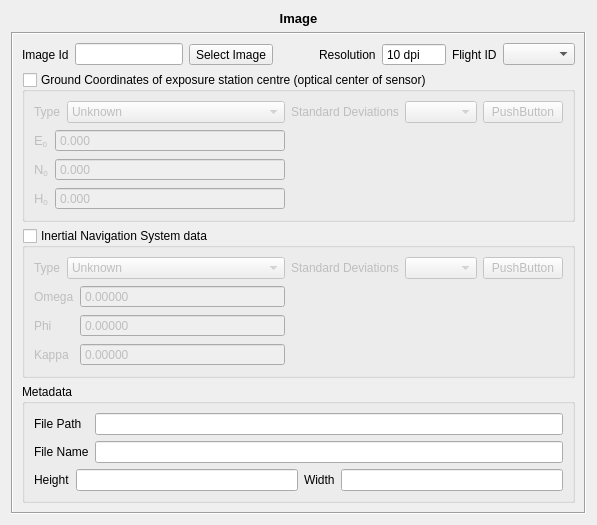
<?xml version="1.0" encoding="UTF-8"?>
<ui version="4.0">
 <class>ImageView</class>
 <widget class="QWidget" name="ImageView">
  <property name="geometry">
   <rect>
    <x>0</x>
    <y>0</y>
    <width>712</width>
    <height>585</height>
   </rect>
  </property>
  <property name="windowTitle">
   <string>Form</string>
  </property>
  <layout class="QVBoxLayout" name="verticalLayout_13">
   <property name="sizeConstraint">
    <enum>QLayout::SetFixedSize</enum>
   </property>
   <item>
    <widget class="QLabel" name="label_8">
     <property name="text">
      <string>&lt;!DOCTYPE HTML PUBLIC &quot;-//W3C//DTD HTML 4.0//EN&quot; &quot;http://www.w3.org/TR/REC-html40/strict.dtd&quot;&gt;
&lt;html&gt;&lt;head&gt;&lt;meta name=&quot;qrichtext&quot; content=&quot;1&quot; /&gt;&lt;style type=&quot;text/css&quot;&gt;
p, li { white-space: pre-wrap; }
&lt;/style&gt;&lt;/head&gt;&lt;body style=&quot; font-family:'Sans'; font-size:10pt; font-weight:400; font-style:normal;&quot;&gt;
&lt;p style=&quot; margin-top:0px; margin-bottom:0px; margin-left:0px; margin-right:0px; -qt-block-indent:0; text-indent:0px;&quot;&gt;&lt;span style=&quot; font-weight:600;&quot;&gt;Image&lt;/span&gt;&lt;/p&gt;&lt;/body&gt;&lt;/html&gt;</string>
     </property>
     <property name="alignment">
      <set>Qt::AlignCenter</set>
     </property>
    </widget>
   </item>
   <item>
    <widget class="QFrame" name="frame">
     <property name="frameShape">
      <enum>QFrame::Box</enum>
     </property>
     <property name="frameShadow">
      <enum>QFrame::Sunken</enum>
     </property>
     <layout class="QVBoxLayout" name="verticalLayout_12">
      <item>
       <layout class="QHBoxLayout" name="horizontalLayout_10">
        <item>
         <widget class="QLabel" name="label">
          <property name="text">
           <string>Image Id</string>
          </property>
         </widget>
        </item>
        <item>
         <widget class="QLineEdit" name="imageIDLine"/>
        </item>
        <item>
         <widget class="QToolButton" name="fileImageButton">
          <property name="text">
           <string>Select Image</string>
          </property>
         </widget>
        </item>
        <item>
         <spacer name="horizontalSpacer">
          <property name="orientation">
           <enum>Qt::Horizontal</enum>
          </property>
          <property name="sizeHint" stdset="0">
           <size>
            <width>40</width>
            <height>20</height>
           </size>
          </property>
         </spacer>
        </item>
        <item>
         <widget class="QLabel" name="label_7">
          <property name="text">
           <string>Resolution</string>
          </property>
         </widget>
        </item>
        <item>
         <widget class="QSpinBox" name="resolutionSpin">
          <property name="autoFillBackground">
           <bool>false</bool>
          </property>
          <property name="buttonSymbols">
           <enum>QAbstractSpinBox::NoButtons</enum>
          </property>
          <property name="specialValueText">
           <string/>
          </property>
          <property name="accelerated">
           <bool>true</bool>
          </property>
          <property name="suffix">
           <string> dpi</string>
          </property>
          <property name="minimum">
           <number>10</number>
          </property>
          <property name="maximum">
           <number>10000</number>
          </property>
          <property name="value">
           <number>10</number>
          </property>
         </widget>
        </item>
        <item>
         <widget class="QLabel" name="label_6">
          <property name="text">
           <string>Flight ID</string>
          </property>
         </widget>
        </item>
        <item>
         <widget class="QComboBox" name="flightIdComboBox"/>
        </item>
       </layout>
      </item>
      <item>
       <widget class="QGroupBox" name="gnssGroup">
        <property name="minimumSize">
         <size>
          <width>0</width>
          <height>100</height>
         </size>
        </property>
        <property name="title">
         <string>Ground Coordinates of exposure station centre (optical center of sensor)</string>
        </property>
        <property name="checkable">
         <bool>true</bool>
        </property>
        <property name="checked">
         <bool>false</bool>
        </property>
        <layout class="QHBoxLayout" name="horizontalLayout_6" stretch="1,1">
         <item>
          <layout class="QVBoxLayout" name="verticalLayout_8">
           <item>
            <layout class="QHBoxLayout" name="horizontalLayout_11" stretch="0,1">
             <item>
              <widget class="QLabel" name="label_11">
               <property name="text">
                <string>Type</string>
               </property>
              </widget>
             </item>
             <item>
              <widget class="QComboBox" name="gnssTypeComboBox">
               <item>
                <property name="text">
                 <string>Unknown</string>
                </property>
               </item>
               <item>
                <property name="text">
                 <string>Initial</string>
                </property>
               </item>
               <item>
                <property name="text">
                 <string>Fixed</string>
                </property>
               </item>
              </widget>
             </item>
            </layout>
           </item>
           <item>
            <layout class="QHBoxLayout" name="horizontalLayout_5" stretch="0,1">
             <item>
              <layout class="QVBoxLayout" name="verticalLayout_6">
               <item>
                <widget class="QLabel" name="label_17">
                 <property name="text">
                  <string>&lt;!DOCTYPE HTML PUBLIC &quot;-//W3C//DTD HTML 4.0//EN&quot; &quot;http://www.w3.org/TR/REC-html40/strict.dtd&quot;&gt;
&lt;html&gt;&lt;head&gt;&lt;meta name=&quot;qrichtext&quot; content=&quot;1&quot; /&gt;&lt;style type=&quot;text/css&quot;&gt;
p, li { white-space: pre-wrap; }
&lt;/style&gt;&lt;/head&gt;&lt;body style=&quot; font-family:'Sans'; font-size:10pt; font-weight:400; font-style:normal;&quot;&gt;
&lt;table style=&quot;-qt-table-type: root; margin-top:4px; margin-bottom:4px; margin-left:4px; margin-right:4px;&quot;&gt;
&lt;tr&gt;
&lt;td style=&quot;border: none;&quot;&gt;
&lt;p style=&quot; margin-top:0px; margin-bottom:0px; margin-left:0px; margin-right:0px; -qt-block-indent:0; text-indent:0px;&quot;&gt;E&lt;span style=&quot; vertical-align:sub;&quot;&gt;0&lt;/span&gt;&lt;/p&gt;&lt;/td&gt;&lt;/tr&gt;&lt;/table&gt;&lt;/body&gt;&lt;/html&gt;</string>
                 </property>
                </widget>
               </item>
               <item>
                <widget class="QLabel" name="label_18">
                 <property name="text">
                  <string>&lt;!DOCTYPE HTML PUBLIC &quot;-//W3C//DTD HTML 4.0//EN&quot; &quot;http://www.w3.org/TR/REC-html40/strict.dtd&quot;&gt;
&lt;html&gt;&lt;head&gt;&lt;meta name=&quot;qrichtext&quot; content=&quot;1&quot; /&gt;&lt;style type=&quot;text/css&quot;&gt;
p, li { white-space: pre-wrap; }
&lt;/style&gt;&lt;/head&gt;&lt;body style=&quot; font-family:'Sans'; font-size:10pt; font-weight:400; font-style:normal;&quot;&gt;
&lt;table style=&quot;-qt-table-type: root; margin-top:4px; margin-bottom:4px; margin-left:4px; margin-right:4px;&quot;&gt;
&lt;tr&gt;
&lt;td style=&quot;border: none;&quot;&gt;
&lt;p style=&quot; margin-top:0px; margin-bottom:0px; margin-left:0px; margin-right:0px; -qt-block-indent:0; text-indent:0px;&quot;&gt;N&lt;span style=&quot; vertical-align:sub;&quot;&gt;0&lt;/span&gt;&lt;/p&gt;&lt;/td&gt;&lt;/tr&gt;&lt;/table&gt;&lt;/body&gt;&lt;/html&gt;</string>
                 </property>
                </widget>
               </item>
               <item>
                <widget class="QLabel" name="label_19">
                 <property name="text">
                  <string>&lt;!DOCTYPE HTML PUBLIC &quot;-//W3C//DTD HTML 4.0//EN&quot; &quot;http://www.w3.org/TR/REC-html40/strict.dtd&quot;&gt;
&lt;html&gt;&lt;head&gt;&lt;meta name=&quot;qrichtext&quot; content=&quot;1&quot; /&gt;&lt;style type=&quot;text/css&quot;&gt;
p, li { white-space: pre-wrap; }
&lt;/style&gt;&lt;/head&gt;&lt;body style=&quot; font-family:'Sans'; font-size:10pt; font-weight:400; font-style:normal;&quot;&gt;
&lt;table style=&quot;-qt-table-type: root; margin-top:4px; margin-bottom:4px; margin-left:4px; margin-right:4px;&quot;&gt;
&lt;tr&gt;
&lt;td style=&quot;border: none;&quot;&gt;
&lt;p style=&quot; margin-top:0px; margin-bottom:0px; margin-left:0px; margin-right:0px; -qt-block-indent:0; text-indent:0px;&quot;&gt;H&lt;span style=&quot; vertical-align:sub;&quot;&gt;0&lt;/span&gt;&lt;/p&gt;&lt;/td&gt;&lt;/tr&gt;&lt;/table&gt;&lt;/body&gt;&lt;/html&gt;</string>
                 </property>
                </widget>
               </item>
              </layout>
             </item>
             <item>
              <layout class="QVBoxLayout" name="verticalLayout_7">
               <item>
                <widget class="QDoubleSpinBox" name="eDoubleSpinBox_2">
                 <property name="buttonSymbols">
                  <enum>QAbstractSpinBox::NoButtons</enum>
                 </property>
                 <property name="accelerated">
                  <bool>true</bool>
                 </property>
                 <property name="decimals">
                  <number>3</number>
                 </property>
                 <property name="minimum">
                  <double>0.000000000000000</double>
                 </property>
                 <property name="maximum">
                  <double>999999.000000000000000</double>
                 </property>
                 <property name="value">
                  <double>0.000000000000000</double>
                 </property>
                </widget>
               </item>
               <item>
                <widget class="QDoubleSpinBox" name="nDoubleSpinBox_2">
                 <property name="buttonSymbols">
                  <enum>QAbstractSpinBox::NoButtons</enum>
                 </property>
                 <property name="accelerated">
                  <bool>true</bool>
                 </property>
                 <property name="decimals">
                  <number>3</number>
                 </property>
                 <property name="minimum">
                  <double>0.000000000000000</double>
                 </property>
                 <property name="maximum">
                  <double>9999999.000000000000000</double>
                 </property>
                </widget>
               </item>
               <item>
                <widget class="QDoubleSpinBox" name="hDoubleSpinBox_2">
                 <property name="buttonSymbols">
                  <enum>QAbstractSpinBox::NoButtons</enum>
                 </property>
                 <property name="accelerated">
                  <bool>true</bool>
                 </property>
                 <property name="decimals">
                  <number>3</number>
                 </property>
                 <property name="minimum">
                  <double>-999.000000000000000</double>
                 </property>
                 <property name="maximum">
                  <double>9999.000000000000000</double>
                 </property>
                </widget>
               </item>
              </layout>
             </item>
            </layout>
           </item>
          </layout>
         </item>
         <item>
          <layout class="QVBoxLayout" name="verticalLayout_9">
           <item>
            <layout class="QHBoxLayout" name="horizontalLayout_8" stretch="0,1,0">
             <item>
              <widget class="QLabel" name="label_9">
               <property name="text">
                <string>Standard Deviations</string>
               </property>
              </widget>
             </item>
             <item>
              <widget class="SigmaFormTypeSelector" name="gnssSigmaSelector"/>
             </item>
             <item>
              <widget class="SigmaFormDialogButton" name="gnssSigmaDialogButton">
               <property name="text">
                <string>PushButton</string>
               </property>
              </widget>
             </item>
            </layout>
           </item>
           <item>
            <widget class="SigmaFormContent" name="gnssSigmaContent">
             <property name="frameShape">
              <enum>QFrame::NoFrame</enum>
             </property>
             <property name="frameShadow">
              <enum>QFrame::Raised</enum>
             </property>
             <property name="lineWidth">
              <number>0</number>
             </property>
            </widget>
           </item>
          </layout>
         </item>
        </layout>
       </widget>
      </item>
      <item>
       <widget class="QGroupBox" name="insGroup">
        <property name="minimumSize">
         <size>
          <width>0</width>
          <height>100</height>
         </size>
        </property>
        <property name="title">
         <string>Inertial Navigation System data</string>
        </property>
        <property name="checkable">
         <bool>true</bool>
        </property>
        <property name="checked">
         <bool>false</bool>
        </property>
        <layout class="QHBoxLayout" name="horizontalLayout_9" stretch="1,1">
         <item>
          <layout class="QVBoxLayout" name="verticalLayout_3">
           <item>
            <layout class="QHBoxLayout" name="horizontalLayout_12" stretch="0,1">
             <item>
              <widget class="QLabel" name="label_12">
               <property name="text">
                <string>Type</string>
               </property>
              </widget>
             </item>
             <item>
              <widget class="QComboBox" name="insTypeComboBox">
               <item>
                <property name="text">
                 <string>Unknown</string>
                </property>
               </item>
               <item>
                <property name="text">
                 <string>Initial</string>
                </property>
               </item>
               <item>
                <property name="text">
                 <string>Fixed</string>
                </property>
               </item>
              </widget>
             </item>
            </layout>
           </item>
           <item>
            <layout class="QHBoxLayout" name="horizontalLayout" stretch="0,1">
             <item>
              <layout class="QVBoxLayout" name="verticalLayout_2">
               <item>
                <widget class="QLabel" name="label_20">
                 <property name="text">
                  <string>Omega</string>
                 </property>
                </widget>
               </item>
               <item>
                <widget class="QLabel" name="label_21">
                 <property name="text">
                  <string>Phi</string>
                 </property>
                </widget>
               </item>
               <item>
                <widget class="QLabel" name="label_22">
                 <property name="text">
                  <string>Kappa</string>
                 </property>
                </widget>
               </item>
              </layout>
             </item>
             <item>
              <layout class="QVBoxLayout" name="verticalLayout_5">
               <item>
                <widget class="QDoubleSpinBox" name="omegaDoubleSpinBox">
                 <property name="buttonSymbols">
                  <enum>QAbstractSpinBox::NoButtons</enum>
                 </property>
                 <property name="accelerated">
                  <bool>true</bool>
                 </property>
                 <property name="decimals">
                  <number>5</number>
                 </property>
                 <property name="minimum">
                  <double>-0.100000000000000</double>
                 </property>
                 <property name="maximum">
                  <double>0.100000000000000</double>
                 </property>
                 <property name="singleStep">
                  <double>0.000010000000000</double>
                 </property>
                 <property name="value">
                  <double>0.000000000000000</double>
                 </property>
                </widget>
               </item>
               <item>
                <widget class="QDoubleSpinBox" name="phiDoubleSpinBox">
                 <property name="buttonSymbols">
                  <enum>QAbstractSpinBox::NoButtons</enum>
                 </property>
                 <property name="accelerated">
                  <bool>true</bool>
                 </property>
                 <property name="decimals">
                  <number>5</number>
                 </property>
                 <property name="minimum">
                  <double>-0.100000000000000</double>
                 </property>
                 <property name="maximum">
                  <double>0.100000000000000</double>
                 </property>
                 <property name="singleStep">
                  <double>0.000010000000000</double>
                 </property>
                </widget>
               </item>
               <item>
                <widget class="QDoubleSpinBox" name="kappaDoubleSpinBox">
                 <property name="buttonSymbols">
                  <enum>QAbstractSpinBox::NoButtons</enum>
                 </property>
                 <property name="accelerated">
                  <bool>true</bool>
                 </property>
                 <property name="decimals">
                  <number>5</number>
                 </property>
                 <property name="minimum">
                  <double>-3.141590000000000</double>
                 </property>
                 <property name="maximum">
                  <double>3.141590000000000</double>
                 </property>
                 <property name="singleStep">
                  <double>0.000010000000000</double>
                 </property>
                 <property name="value">
                  <double>0.000000000000000</double>
                 </property>
                </widget>
               </item>
              </layout>
             </item>
            </layout>
           </item>
          </layout>
         </item>
         <item>
          <layout class="QVBoxLayout" name="verticalLayout_4">
           <item>
            <layout class="QHBoxLayout" name="horizontalLayout_7" stretch="0,1,0">
             <item>
              <widget class="QLabel" name="label_10">
               <property name="text">
                <string>Standard Deviations</string>
               </property>
              </widget>
             </item>
             <item>
              <widget class="SigmaFormTypeSelector" name="insSigmaSelector"/>
             </item>
             <item>
              <widget class="SigmaFormDialogButton" name="insSigmaDialogButton">
               <property name="text">
                <string>PushButton</string>
               </property>
              </widget>
             </item>
            </layout>
           </item>
           <item>
            <widget class="SigmaFormContent" name="insSigmaContent">
             <property name="frameShape">
              <enum>QFrame::NoFrame</enum>
             </property>
             <property name="frameShadow">
              <enum>QFrame::Raised</enum>
             </property>
             <property name="lineWidth">
              <number>0</number>
             </property>
            </widget>
           </item>
          </layout>
         </item>
        </layout>
       </widget>
      </item>
      <item>
       <widget class="QGroupBox" name="metadataGroup">
        <property name="title">
         <string>Metadata</string>
        </property>
        <layout class="QGridLayout" name="gridLayout_3">
         <item row="0" column="0">
          <layout class="QVBoxLayout" name="verticalLayout">
           <item>
            <layout class="QHBoxLayout" name="horizontalLayout_3" stretch="0,1">
             <item>
              <layout class="QVBoxLayout" name="verticalLayout_10">
               <item>
                <widget class="QLabel" name="label_5">
                 <property name="text">
                  <string>File Path</string>
                 </property>
                </widget>
               </item>
               <item>
                <widget class="QLabel" name="label_4">
                 <property name="text">
                  <string>File Name</string>
                 </property>
                </widget>
               </item>
              </layout>
             </item>
             <item>
              <layout class="QVBoxLayout" name="verticalLayout_11">
               <item>
                <widget class="QLineEdit" name="filePathLine">
                 <property name="enabled">
                  <bool>true</bool>
                 </property>
                 <property name="readOnly">
                  <bool>true</bool>
                 </property>
                </widget>
               </item>
               <item>
                <widget class="QLineEdit" name="fileNameLine">
                 <property name="enabled">
                  <bool>true</bool>
                 </property>
                 <property name="readOnly">
                  <bool>true</bool>
                 </property>
                </widget>
               </item>
              </layout>
             </item>
            </layout>
           </item>
           <item>
            <layout class="QHBoxLayout" name="horizontalLayout_2">
             <item>
              <widget class="QLabel" name="label_3">
               <property name="text">
                <string>Height</string>
               </property>
              </widget>
             </item>
             <item>
              <widget class="QLineEdit" name="heightLine">
               <property name="toolTip">
                <string extracomment="Height in pixels"/>
               </property>
               <property name="readOnly">
                <bool>true</bool>
               </property>
              </widget>
             </item>
             <item>
              <widget class="QLabel" name="label_2">
               <property name="text">
                <string>Width</string>
               </property>
              </widget>
             </item>
             <item>
              <widget class="QLineEdit" name="widthLine">
               <property name="toolTip">
                <string extracomment="Width in pixels"/>
               </property>
               <property name="inputMask">
                <string/>
               </property>
               <property name="readOnly">
                <bool>true</bool>
               </property>
              </widget>
             </item>
            </layout>
           </item>
          </layout>
         </item>
        </layout>
       </widget>
      </item>
     </layout>
    </widget>
   </item>
  </layout>
 </widget>
 <customwidgets>
  <customwidget>
   <class>SigmaFormTypeSelector</class>
   <extends>QComboBox</extends>
   <header>SigmaForm.h</header>
  </customwidget>
  <customwidget>
   <class>SigmaFormDialogButton</class>
   <extends>QPushButton</extends>
   <header>SigmaForm.h</header>
  </customwidget>
  <customwidget>
   <class>SigmaFormContent</class>
   <extends>QFrame</extends>
   <header>SigmaForm.h</header>
   <container>1</container>
  </customwidget>
 </customwidgets>
 <resources/>
 <connections/>
 <slots>
  <slot>loadImageFile()</slot>
 </slots>
</ui>
